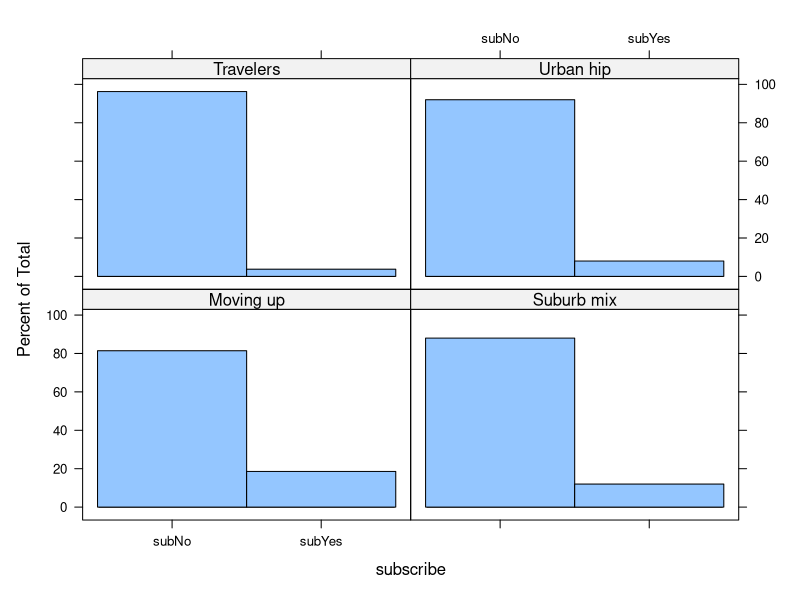
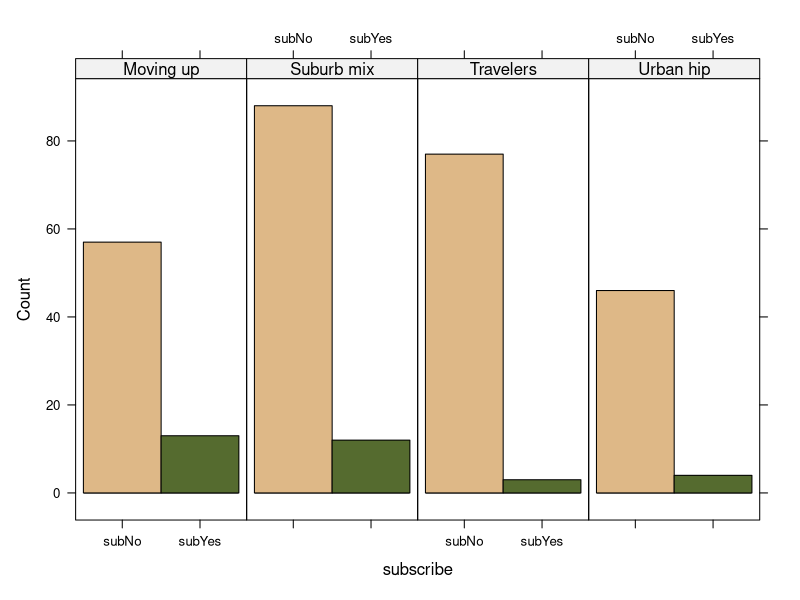
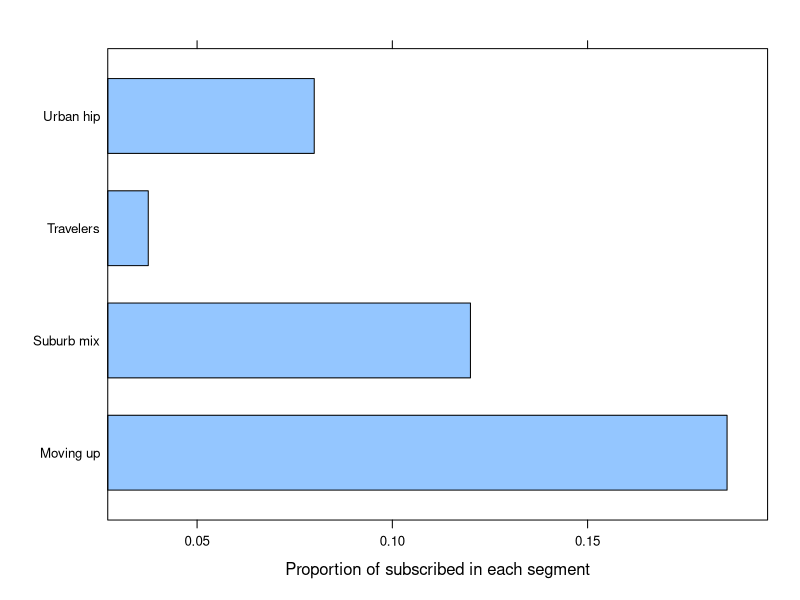
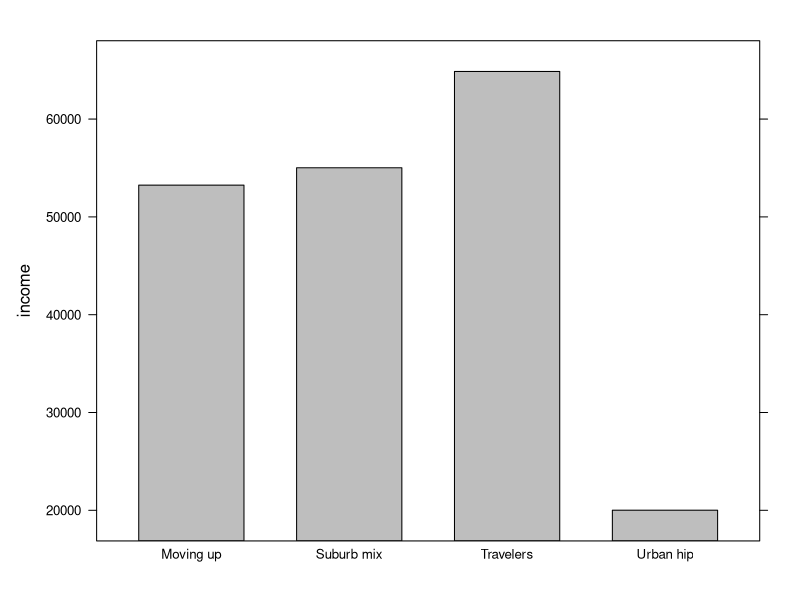
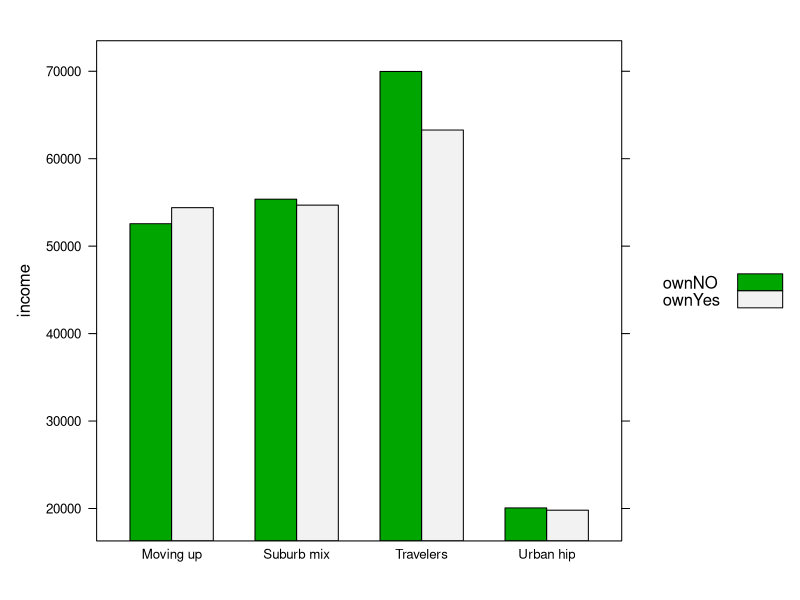
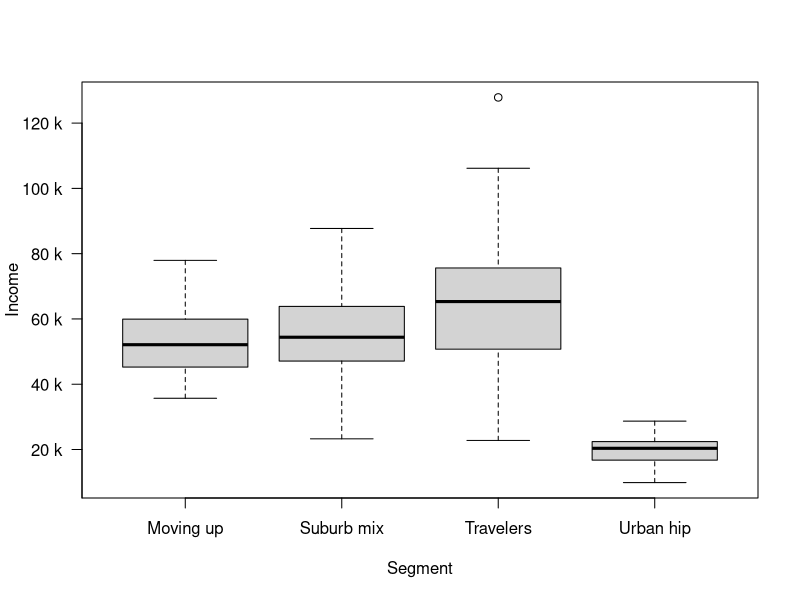
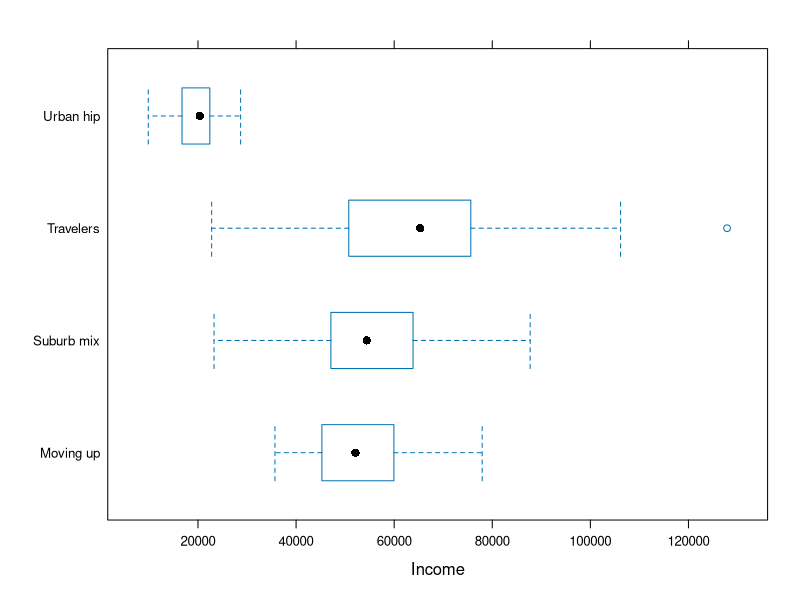
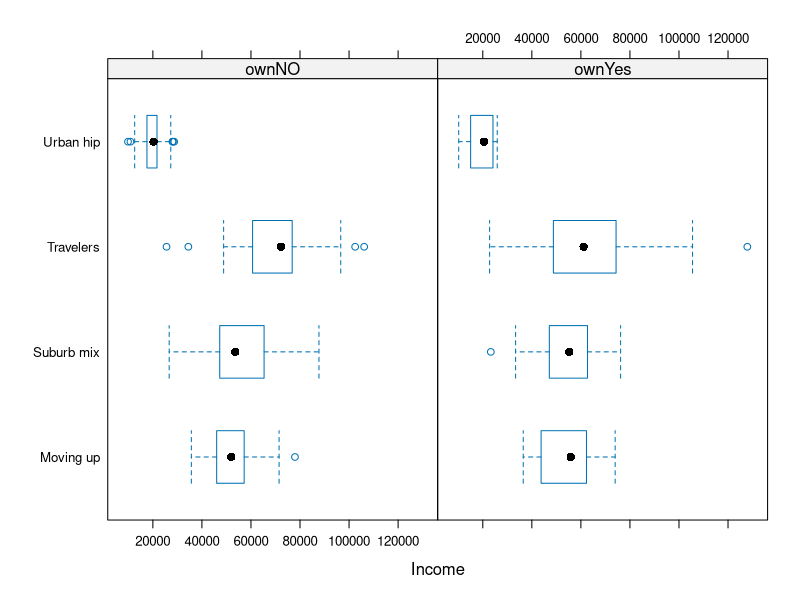

Write the R code that produced these figures, in order.
segVar = c("age", "gender","income", "kids", "ownHome", "subscribe")
segVarType = c("norm", "binom", "norm", "pois", "binom", "binom")
# norm -> continuous data
# binom -> yes/no data
# poisson -> count
segNames = c("Suburb mix", "Urban hip", "Travelers", "Moving up")
segSize = c(100 , 50, 80, 70)

segMean = matrix(c(40, .5, 55000, 2, .5, .1, #we need mean for those distribution function
                   24, .7, 21000, 1, .2, .2,
                   58, .5, 64000, 0, .7, .05,
                   36, .3, 52000, 2, .3, .2), ncol = length(segVar), byrow = T)
segSDs = matrix(c( 5 , NA , 12000 , NA , NA , NA, # continuous variables also needs standard deviation
                   2 , NA , 5000 , NA , NA , NA, 
                   8 , NA , 21000 , NA , NA , NA,
                   4 , NA , 10000 , NA , NA , NA), ncol = length(segVar), byrow = T)

#start create random data
seg.df = NULL
set.seed(2710)

for (i in seq_along(segNames)){
  cat(i, segNames[i], "\n")
  this.seg = data.frame(matrix(data=NA, nrow=segSize[i], ncol=length(segVar)))
  
  for (j in seq_along(segVar)){
    if (segVarType[j] == "norm"){
      this.seg[,j] = rnorm(n=segSize[i], mean=segMean[i,j], sd=segSDs[i,j])
    }
    
    else if (segVarType[j] == "binom") {
      this.seg[,j] = rbinom(n=segSize[i], size=1, prob = segMean[i,j])
    }
    
    else if (segVarType[j] == "pois") {
      this.seg[,j] = rpois(n=segSize[i], lambda = segMean[i,j])
    } 
    
    else{
      print("Bad distribution type")
      stop()
    }
  }
   
  seg.df = rbind(seg.df, this.seg)
  #rm(this.seg)
}
rm(this.seg, i,j)

names(seg.df) = segVar
seg.df$Segment = factor(rep(segNames, times=segSize))
seg.df$gender = factor(seg.df$gender, labels = c("Female","Male"))
seg.df$ownHome = factor(seg.df$ownHome, labels = c("ownNO", "ownYes"))
seg.df$subscribe = factor(seg.df$subscribe, labels = c("subNo", "subYes"))

#inspect the data
summary(seg.df)

seg.income.mean = aggregate(seg.df$income, list(seg.df$Segment), mean) # this have an advantage compare to by because it return a data frame
seg.df$segIncome = seg.income.mean[seg.df$Segment, 2] #use seg.income.mean as a lookup table
View(seg.df)
seg.df$segIncome = NULL

aggregate(income ~ Segment, data=seg.df, mean)
aggregate(income ~ Segment + ownHome, data=seg.df , mean)

with(seg.df, table(Segment, ownHome)) #cross table
with(seg.df, table(kids, Segment))

#count how many kids
xtabs(kids ~ Segment, data=seg.df)

#plot proportion relatively
library(lattice)
histogram(~subscribe | Segment, data=seg.df) 
#plot real counts
histogram(~subscribe | Segment, data=seg.df,
          type="count", layout=c(4,1), col=c("burlywood", "darkolivegreen"))

#proportion with table
prop.table(table(seg.df$subscribe, seg.df$Segment),margin = 2)
#plot proportion with a bar chart
barchart(prop.table(table(seg.df$subscribe, seg.df$Segment),margin = 2)[2,],
         xlab="Proportion of subscribed in each segment")

#plot continuous variables (income by segment) -> we plot mean value
seg.income.mean = aggregate(income ~ Segment, data=seg.df, mean)
barchart(income ~ Segment, data=seg.income.mean, col='grey')

seg.income.mean.2 = aggregate(income ~ Segment + ownHome, data=seg.df, mean)
barchart(income ~ Segment, data=seg.income.mean.2, groups = ownHome, auto.key=TRUE,
         par.settings=simpleTheme(col=terrain.colors(2)))

#box plot -> to see the distribution (quantile)
boxplot(income~Segment, data=seg.df, yaxt='n', ylab="Income")
ax.seq <- seq(from =0, to=120000 , by=20000)
axis(side=2, at=ax.seq, labels = paste(ax.seq/1000, "k", sep=" "), las=1)

#a better box plot
bwplot(Segment ~ income , data=seg.df , horizontal=TRUE , xlab = "Income")
#conditioning with  own home
bwplot(Segment ~ income |ownHome , data=seg.df , horizontal=TRUE , xlab = "Income")
